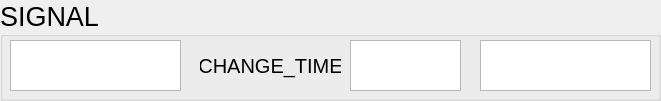
     <widget class="QGroupBox" name="gb2_signal">
      <property name="geometry">
       <rect>
        <x>0</x>
        <y>690</y>
        <width>661</width>
        <height>101</height>
       </rect>
      </property>
      <property name="font">
       <font>
        <pointsize>20</pointsize>
       </font>
      </property>
      <property name="title">
       <string>SIGNAL</string>
      </property>
      <widget class="QTextEdit" name="tx2_period_signal_takeover">
       <property name="geometry">
        <rect>
         <x>480</x>
         <y>40</y>
         <width>171</width>
         <height>51</height>
        </rect>
       </property>
       <property name="font">
        <font>
         <pointsize>26</pointsize>
        </font>
       </property>
       <property name="autoFillBackground">
        <bool>true</bool>
       </property>
       <property name="lineWidth">
        <number>0</number>
       </property>
       <property name="verticalScrollBarPolicy">
        <enum>Qt::ScrollBarAlwaysOff</enum>
       </property>
       <property name="horizontalScrollBarPolicy">
        <enum>Qt::ScrollBarAlwaysOff</enum>
       </property>
       <property name="readOnly">
        <bool>true</bool>
       </property>
       <property name="textInteractionFlags">
        <set>Qt::TextSelectableByMouse</set>
       </property>
      </widget>
      <widget class="QLabel" name="lb2_signal_change_time">
       <property name="geometry">
        <rect>
         <x>200</x>
         <y>50</y>
         <width>141</width>
         <height>31</height>
        </rect>
       </property>
       <property name="font">
        <font>
         <pointsize>15</pointsize>
        </font>
       </property>
       <property name="cursor">
        <cursorShape>SplitVCursor</cursorShape>
       </property>
       <property name="text">
        <string>CHANGE_TIME</string>
       </property>
       <property name="scaledContents">
        <bool>false</bool>
       </property>
       <property name="alignment">
        <set>Qt::AlignCenter</set>
       </property>
      </widget>
      <widget class="QTextEdit" name="tx2_signal_change_time">
       <property name="geometry">
        <rect>
         <x>350</x>
         <y>40</y>
         <width>111</width>
         <height>51</height>
        </rect>
       </property>
       <property name="font">
        <font>
         <pointsize>26</pointsize>
        </font>
       </property>
       <property name="autoFillBackground">
        <bool>true</bool>
       </property>
       <property name="lineWidth">
        <number>0</number>
       </property>
       <property name="verticalScrollBarPolicy">
        <enum>Qt::ScrollBarAlwaysOff</enum>
       </property>
       <property name="horizontalScrollBarPolicy">
        <enum>Qt::ScrollBarAlwaysOff</enum>
       </property>
       <property name="readOnly">
        <bool>true</bool>
       </property>
       <property name="textInteractionFlags">
        <set>Qt::TextSelectableByMouse</set>
       </property>
      </widget>
      <widget class="QTextEdit" name="tx2_signal_color">
       <property name="geometry">
        <rect>
         <x>10</x>
         <y>40</y>
         <width>171</width>
         <height>51</height>
        </rect>
       </property>
       <property name="font">
        <font>
         <pointsize>26</pointsize>
        </font>
       </property>
       <property name="autoFillBackground">
        <bool>true</bool>
       </property>
       <property name="lineWidth">
        <number>0</number>
       </property>
       <property name="verticalScrollBarPolicy">
        <enum>Qt::ScrollBarAlwaysOff</enum>
       </property>
       <property name="horizontalScrollBarPolicy">
        <enum>Qt::ScrollBarAlwaysOff</enum>
       </property>
       <property name="readOnly">
        <bool>true</bool>
       </property>
       <property name="textInteractionFlags">
        <set>Qt::TextSelectableByMouse</set>
       </property>
      </widget>
     </widget>
